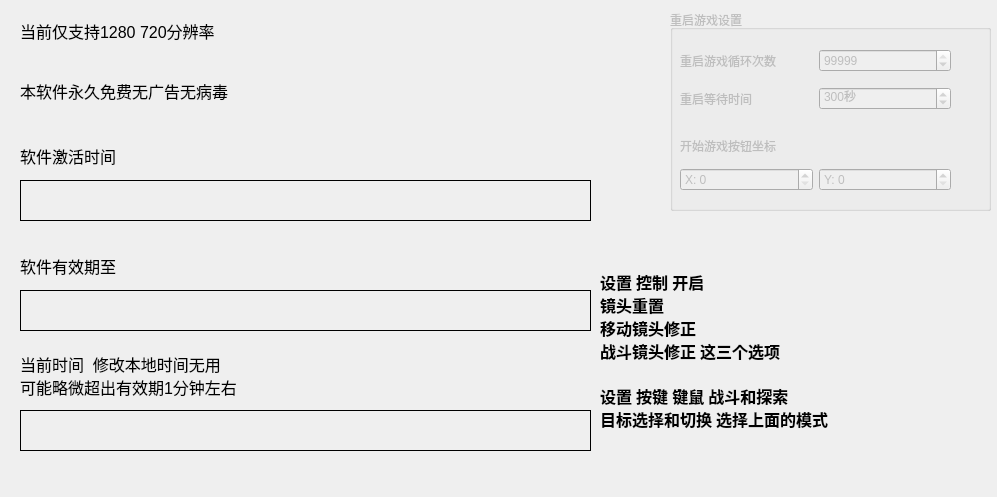
<?xml version="1.0" encoding="UTF-8"?>
<ui version="4.0">
 <class>GeneralPanel</class>
 <widget class="QWidget" name="GeneralPanel">
  <property name="geometry">
   <rect>
    <x>0</x>
    <y>0</y>
    <width>997</width>
    <height>497</height>
   </rect>
  </property>
  <property name="windowTitle">
   <string>Form</string>
  </property>
  <widget class="QLabel" name="label">
   <property name="geometry">
    <rect>
     <x>20</x>
     <y>10</y>
     <width>341</width>
     <height>41</height>
    </rect>
   </property>
   <property name="font">
    <font>
     <pointsize>12</pointsize>
    </font>
   </property>
   <property name="text">
    <string>当前仅支持1280 720分辨率</string>
   </property>
  </widget>
  <widget class="QGroupBox" name="groupBox">
   <property name="enabled">
    <bool>false</bool>
   </property>
   <property name="geometry">
    <rect>
     <x>670</x>
     <y>10</y>
     <width>321</width>
     <height>201</height>
    </rect>
   </property>
   <property name="title">
    <string>重启游戏设置</string>
   </property>
   <widget class="QWidget" name="layoutWidget">
    <property name="geometry">
     <rect>
      <x>10</x>
      <y>30</y>
      <width>271</width>
      <height>81</height>
     </rect>
    </property>
    <layout class="QVBoxLayout" name="verticalLayout">
     <item>
      <layout class="QHBoxLayout" name="horizontalLayout">
       <item>
        <widget class="QLabel" name="label_3">
         <property name="text">
          <string>重启游戏循环次数</string>
         </property>
        </widget>
       </item>
       <item>
        <widget class="QSpinBox" name="rebootCycles">
         <property name="minimum">
          <number>10</number>
         </property>
         <property name="maximum">
          <number>99999</number>
         </property>
         <property name="value">
          <number>99999</number>
         </property>
        </widget>
       </item>
      </layout>
     </item>
     <item>
      <layout class="QHBoxLayout" name="horizontalLayout_2">
       <item>
        <widget class="QLabel" name="label_4">
         <property name="text">
          <string>重启等待时间</string>
         </property>
        </widget>
       </item>
       <item>
        <widget class="QSpinBox" name="rebootWaitS">
         <property name="suffix">
          <string>秒</string>
         </property>
         <property name="prefix">
          <string/>
         </property>
         <property name="minimum">
          <number>10</number>
         </property>
         <property name="maximum">
          <number>99999</number>
         </property>
         <property name="value">
          <number>300</number>
         </property>
        </widget>
       </item>
      </layout>
     </item>
    </layout>
   </widget>
   <widget class="QWidget" name="layoutWidget">
    <property name="geometry">
     <rect>
      <x>10</x>
      <y>120</y>
      <width>271</width>
      <height>61</height>
     </rect>
    </property>
    <layout class="QVBoxLayout" name="verticalLayout_2">
     <item>
      <widget class="QLabel" name="label_5">
       <property name="text">
        <string>开始游戏按钮坐标</string>
       </property>
      </widget>
     </item>
     <item>
      <layout class="QHBoxLayout" name="horizontalLayout_3">
       <item>
        <widget class="QSpinBox" name="startBtnX">
         <property name="suffix">
          <string/>
         </property>
         <property name="prefix">
          <string>X: </string>
         </property>
         <property name="maximum">
          <number>99999</number>
         </property>
        </widget>
       </item>
       <item>
        <widget class="QSpinBox" name="startBtnY">
         <property name="suffix">
          <string/>
         </property>
         <property name="prefix">
          <string>Y: </string>
         </property>
         <property name="maximum">
          <number>99999</number>
         </property>
        </widget>
       </item>
      </layout>
     </item>
    </layout>
   </widget>
  </widget>
  <widget class="QLabel" name="label_7">
   <property name="geometry">
    <rect>
     <x>20</x>
     <y>70</y>
     <width>731</width>
     <height>41</height>
    </rect>
   </property>
   <property name="font">
    <font>
     <pointsize>12</pointsize>
    </font>
   </property>
   <property name="text">
    <string>本软件永久免费无广告无病毒</string>
   </property>
  </widget>
  <widget class="QLabel" name="label_8">
   <property name="geometry">
    <rect>
     <x>20</x>
     <y>140</y>
     <width>481</width>
     <height>31</height>
    </rect>
   </property>
   <property name="font">
    <font>
     <pointsize>12</pointsize>
    </font>
   </property>
   <property name="text">
    <string>软件激活时间</string>
   </property>
  </widget>
  <widget class="QLabel" name="activateStartTime">
   <property name="geometry">
    <rect>
     <x>20</x>
     <y>180</y>
     <width>571</width>
     <height>41</height>
    </rect>
   </property>
   <property name="font">
    <font>
     <pointsize>12</pointsize>
    </font>
   </property>
   <property name="frameShape">
    <enum>QFrame::Box</enum>
   </property>
   <property name="text">
    <string/>
   </property>
  </widget>
  <widget class="QLabel" name="label_9">
   <property name="geometry">
    <rect>
     <x>20</x>
     <y>250</y>
     <width>481</width>
     <height>31</height>
    </rect>
   </property>
   <property name="font">
    <font>
     <pointsize>12</pointsize>
    </font>
   </property>
   <property name="text">
    <string>软件有效期至</string>
   </property>
  </widget>
  <widget class="QLabel" name="expirationTime">
   <property name="geometry">
    <rect>
     <x>20</x>
     <y>290</y>
     <width>571</width>
     <height>41</height>
    </rect>
   </property>
   <property name="font">
    <font>
     <pointsize>12</pointsize>
    </font>
   </property>
   <property name="frameShape">
    <enum>QFrame::Box</enum>
   </property>
   <property name="text">
    <string/>
   </property>
  </widget>
  <widget class="QLabel" name="currentTime">
   <property name="geometry">
    <rect>
     <x>20</x>
     <y>410</y>
     <width>571</width>
     <height>41</height>
    </rect>
   </property>
   <property name="font">
    <font>
     <pointsize>12</pointsize>
    </font>
   </property>
   <property name="frameShape">
    <enum>QFrame::Box</enum>
   </property>
   <property name="text">
    <string/>
   </property>
  </widget>
  <widget class="QLabel" name="label_10">
   <property name="geometry">
    <rect>
     <x>20</x>
     <y>350</y>
     <width>531</width>
     <height>51</height>
    </rect>
   </property>
   <property name="font">
    <font>
     <pointsize>12</pointsize>
    </font>
   </property>
   <property name="text">
    <string>当前时间  修改本地时间无用
可能略微超出有效期1分钟左右</string>
   </property>
  </widget>
  <widget class="QLabel" name="label_11">
   <property name="geometry">
    <rect>
     <x>600</x>
     <y>220</y>
     <width>391</width>
     <height>261</height>
    </rect>
   </property>
   <property name="font">
    <font>
     <family>Agency FB</family>
     <pointsize>12</pointsize>
     <weight>75</weight>
     <bold>true</bold>
     <underline>false</underline>
    </font>
   </property>
   <property name="text">
    <string>设置 控制 开启
镜头重置
移动镜头修正
战斗镜头修正 这三个选项

设置 按键 键鼠 战斗和探索
目标选择和切换 选择上面的模式</string>
   </property>
  </widget>
 </widget>
 <resources/>
 <connections/>
</ui>
